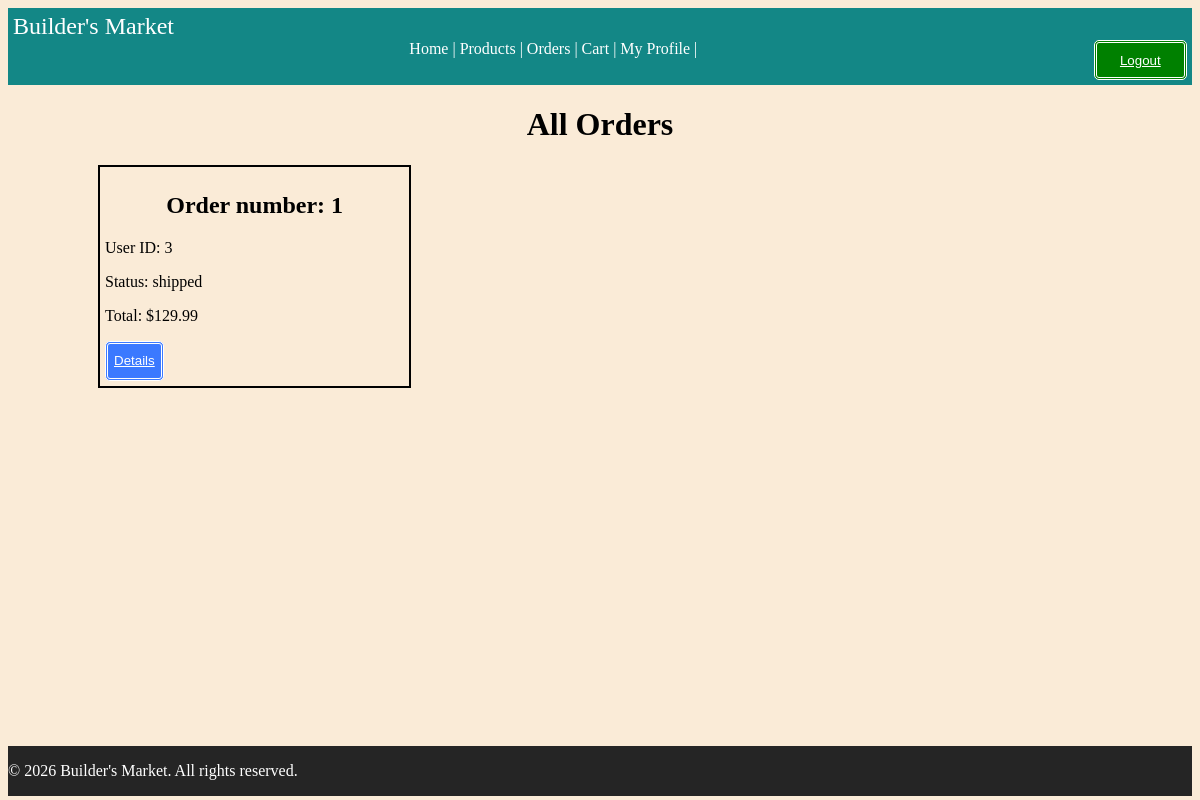
The app's page /orders/ (signed in) with its own data.
### tables this page shows
CREATE TABLE orders (
    order_id INTEGER PRIMARY KEY,
    user_id INTEGER NOT NULL,
    total DECIMAL(10, 2) NOT NULL,
    status VARCHAR(50) NOT NULL DEFAULT 'Pending',
    created_at DATETIME DEFAULT CURRENT_TIMESTAMP,
    updated_at DATETIME DEFAULT CURRENT_TIMESTAMP,
    FOREIGN KEY (user_id) REFERENCES users(user_id) ON DELETE CASCADE
);

### routes/orders.py (the view)
@orders_bp.route('/', methods=['GET'])
@require_auth
def view_orders():
    if g.user.role in ["Admin", "Moderator"]:
        orders = Order.GetAll()
    else:
        orders = Order.GetByUser(g.user.user_id)
    return render_template("order/orders_all.html", orders=orders)

### auth/auths.py (called while the page is built)
def require_auth(f):
    @wraps(f)
    def wrapped_view(*args, **kwargs):
        if not g.get("user"):
          abort(401)
        user = g.user
        if getattr(user, "is_2fa_enabled", False) and not session.get("2fa_verified", False):
            flash('This Route is 2FA protected. Please enable 2FA to view it')
            abort(403)
        return f(*args, **kwargs)
    return wrapped_view

### database/connection.py (called while the page is built)
def get_connection():
    try:
        conn = sqlite3.connect(Config.DATABASE)
        conn.row_factory = sqlite3.Row
        return conn
    except Error as e:
        print(f"Database connection error: {e}")
        return None

### models/order.py (called while the page is built)
    @staticmethod
    def GetByUser(user_id):
        db = get_connection()
        try:
            return db.execute("""
                SELECT * FROM orders
                WHERE user_id = ?
                ORDER BY created_at DESC
            """, (user_id,)).fetchall()
        finally:
            db.close()

### models/users.py (called while the page is built)
    @staticmethod
    def FromID(user_id : int):
        db = get_connection()
        try:
            row = db.execute("""
                             SELECT u.*, r.role_name
                             FROM users u
                             LEFT JOIN user_roles ur ON u.user_id = ur.user_id
                             LEFT JOIN roles r ON ur.role_id = r.role_id
                             WHERE u.user_id = ?
                             """, (user_id,)).fetchone()
            return User._BuildUser(row, db)
        finally:
            db.close()

### templates/order/orders_all.html (shortened to what this page needs)
{% extends "base.html" %}
{% block content %}
<h1> All Orders </h1>
<div class="order-grid">
{% for order in orders %}
<div class="product-card" >
<h2> Order number: {{order.order_id}}</h2>
<p> User ID: {{order.user_id}}</p>
    <p>Status: {{order.status}}</p>
    <p>Total: ${{order.total}}</p>
    <div class="prod-buttons">
        <button class="blueButton" type="submit">
            <a href="{{url_for('orders.order_details', order_id=order.order_id)}}">  Details </a>
        </button>
    </div>
</div>
    {% endfor %}
</div>
{% endblock %}

### static/css/style.css (style rules this page uses)
html, body { height: 99%; }
body { display: flex; flex-direction: column; background-color: antiquewhite; min-height: 98.5vh; }
h1 { text-align: center; }
a { color: white; }
button { border-radius: 5px; border-width: 3px; border-color: rgb(255, 255, 255); border-style: double ; height: 3em; }
.blueButton { background-color: rgb(59, 121, 255); }
.product-grid, .order-grid, .user-grid { justify-content: space-between; margin: 10px; display: grid; grid-template-columns: 1fr 1fr 1fr; gap: 2em; }
.product-card, .user-card, .category-card { display: inline-block; padding: 5px; border: 2px solid black; flex-direction: column; overflow-wrap: break-word; }
.product-card h2 { text-align: center; }
.prod-buttons { display:flex; width: 100%; justify-content: space-between; }

### records on screen
orders: order_id "1", user_id "3", status "shipped", total "129.99"
